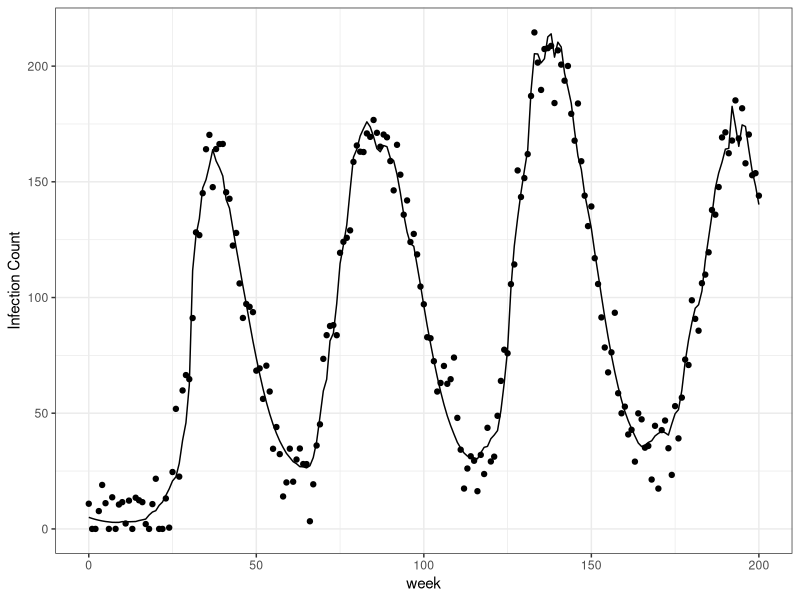

This chart was generated by the following R code:
library(ggplot2)
library(reshape2)

StocSIRS <- function(y, pars, T, steps) {

	out <- matrix(NA, nrow = (T+1), ncol = 4)

	R0 <- pars[['R0']]
	r <- pars[['r']]
	gam <- pars[['gam']]
	N <- pars[['N']]
	eta <- pars[['eta']]
	berr <- pars[['berr']]
    fr <- pars[['fr']]

	S <- y[['S']]
	I <- y[['I']]
	R <- y[['R']]

	B0 <- R0 * r / N
	B <- B0

	out[1,] <- c(S,I,R,B)

	h <- 1 / steps

	for ( i in 1:(T*steps) ) {

        Bfac <- 1/2 - cos((2*pi/365)*i)/2

		B <- exp( log(B) + eta*(log(B0) - log(B)) + rnorm(1, 0, berr) )

		BSI <- Bfac * B*S*I
		rI <- r*I
        frR <- fr*R 

		dS <- -BSI + frR
		dI <- BSI - rI
		dR <- rI - frR

		S <- S + h*dS  #newInf
		I <- I + h*dI  #newInf - h*dR
		R <- R + h*dR  #h*dR

		if (i %% steps == 0)
			out[i/steps+1,] <- c(S,I,R,B)

	}

	return(out)

}

set.seed(1001)

T 		<- 200
i_infec <- 5
steps 	<- 7
N 		<- 500
sigma 	<- 10

pars <- c(R0 = 3.0, 	  # new infected people per infected person
          r = 0.1, 		  # recovery rate
          gam = 2, 		  # new infected shock intensity
		  N = 500,        # population size
		  eta = 0.5, 	  # geometric random walk
		  berr = 0.5,  # Beta geometric walk noise
          fr = 0.1)       # resuceptibility rate

true_init_cond <- c(S = N - i_infec,
					I = i_infec,
					R = 0)

sdeout <- StocSIRS(true_init_cond, pars, T, steps)
colnames(sdeout) <- c('S','I','R','B')

long = melt(data.frame(t = 0:T, sdeout[,c("S","I","R")]), "t")

#quartz()
#ggplot(data = long, aes (t, value, color = variable)) +
#    geom_line() +
#    theme_bw()

infec_counts_raw <- sdeout[,'I'] + rnorm(T+1, 0, sigma)
infec_counts     <- ifelse(infec_counts_raw < 0, 0, infec_counts_raw)

quartz()
qplot(0:T, sdeout[,'I'], geom = "line", xlab = "week", ylab = "Infection Count") +
    geom_point(aes(y = infec_counts)) +
    theme_bw()